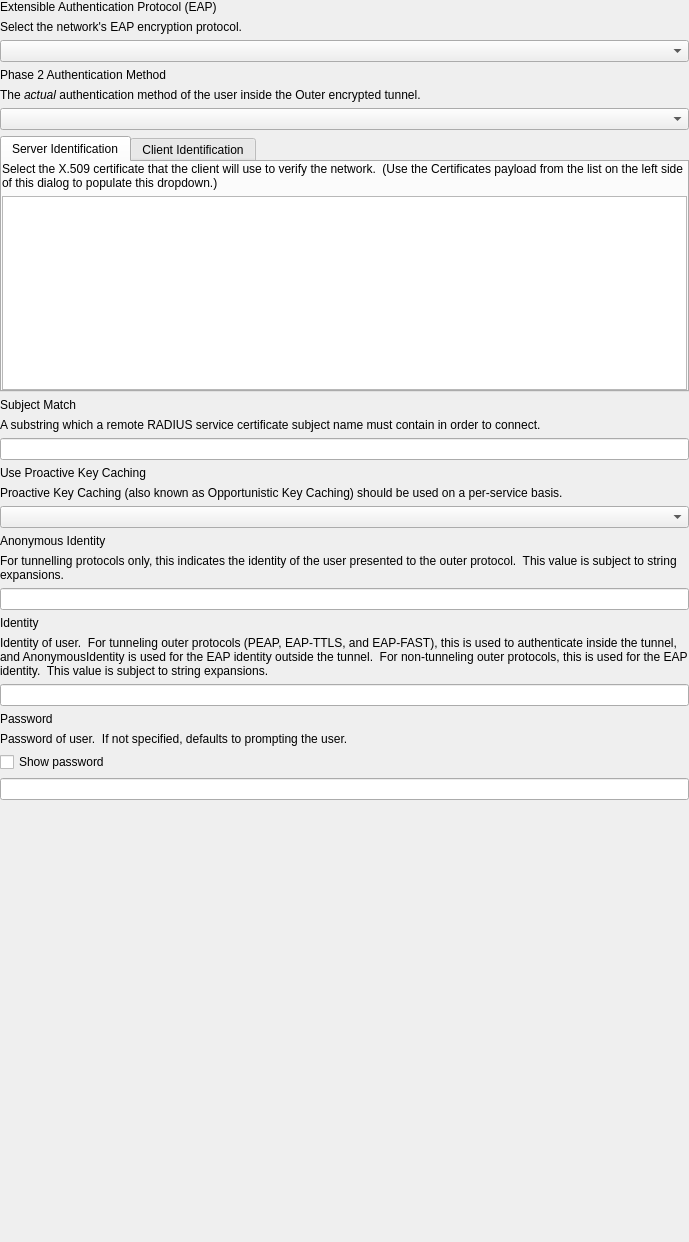
<?xml version="1.0" encoding="UTF-8"?>
<ui version="4.0">
 <class>GoogleNetworkConfigurationEAPWidget</class>
 <widget class="QWidget" name="GoogleNetworkConfigurationEAPWidget">
  <property name="geometry">
   <rect>
    <x>0</x>
    <y>0</y>
    <width>689</width>
    <height>1242</height>
   </rect>
  </property>
  <property name="sizePolicy">
   <sizepolicy hsizetype="Expanding" vsizetype="Minimum">
    <horstretch>0</horstretch>
    <verstretch>0</verstretch>
   </sizepolicy>
  </property>
  <property name="minimumSize">
   <size>
    <width>0</width>
    <height>0</height>
   </size>
  </property>
  <layout class="QVBoxLayout" name="verticalLayout">
   <property name="leftMargin">
    <number>0</number>
   </property>
   <property name="topMargin">
    <number>0</number>
   </property>
   <property name="rightMargin">
    <number>0</number>
   </property>
   <property name="bottomMargin">
    <number>0</number>
   </property>
   <item>
    <widget class="QLabel" name="lbl_title_Outer">
     <property name="text">
      <string>Extensible Authentication Protocol (EAP)</string>
     </property>
     <property name="alignment">
      <set>Qt::AlignLeading|Qt::AlignLeft|Qt::AlignTop</set>
     </property>
     <property name="wordWrap">
      <bool>true</bool>
     </property>
     <property name="textInteractionFlags">
      <set>Qt::TextBrowserInteraction</set>
     </property>
    </widget>
   </item>
   <item>
    <widget class="QLabel" name="lTip_desc_Outer">
     <property name="sizePolicy">
      <sizepolicy hsizetype="Expanding" vsizetype="Preferred">
       <horstretch>0</horstretch>
       <verstretch>0</verstretch>
      </sizepolicy>
     </property>
     <property name="text">
      <string>Select the network's EAP encryption protocol.</string>
     </property>
     <property name="alignment">
      <set>Qt::AlignLeading|Qt::AlignLeft|Qt::AlignTop</set>
     </property>
     <property name="wordWrap">
      <bool>true</bool>
     </property>
     <property name="textInteractionFlags">
      <set>Qt::TextBrowserInteraction</set>
     </property>
    </widget>
   </item>
   <item>
    <widget class="QComboBox" name="frm_Outer"/>
   </item>
   <item>
    <widget class="QLabel" name="lbl_title_Inner">
     <property name="text">
      <string>Phase 2 Authentication Method</string>
     </property>
     <property name="alignment">
      <set>Qt::AlignLeading|Qt::AlignLeft|Qt::AlignTop</set>
     </property>
     <property name="wordWrap">
      <bool>true</bool>
     </property>
     <property name="textInteractionFlags">
      <set>Qt::TextBrowserInteraction</set>
     </property>
    </widget>
   </item>
   <item>
    <widget class="QLabel" name="lTip_desc_Inner">
     <property name="sizePolicy">
      <sizepolicy hsizetype="Expanding" vsizetype="Preferred">
       <horstretch>0</horstretch>
       <verstretch>0</verstretch>
      </sizepolicy>
     </property>
     <property name="text">
      <string>&lt;html&gt;&lt;head/&gt;&lt;body&gt;&lt;p&gt;The &lt;span style=&quot; font-style:italic;&quot;&gt;actual&lt;/span&gt; authentication method of the user inside the Outer encrypted tunnel.&lt;/p&gt;&lt;/body&gt;&lt;/html&gt;</string>
     </property>
     <property name="textFormat">
      <enum>Qt::RichText</enum>
     </property>
     <property name="alignment">
      <set>Qt::AlignLeading|Qt::AlignLeft|Qt::AlignTop</set>
     </property>
     <property name="wordWrap">
      <bool>true</bool>
     </property>
     <property name="textInteractionFlags">
      <set>Qt::TextBrowserInteraction</set>
     </property>
    </widget>
   </item>
   <item>
    <widget class="QComboBox" name="frm_Inner"/>
   </item>
   <item>
    <widget class="QTabWidget" name="tab_Identity">
     <property name="sizePolicy">
      <sizepolicy hsizetype="Expanding" vsizetype="Minimum">
       <horstretch>0</horstretch>
       <verstretch>0</verstretch>
      </sizepolicy>
     </property>
     <property name="currentIndex">
      <number>0</number>
     </property>
     <widget class="QWidget" name="tab_ServerIdentity">
      <property name="sizePolicy">
       <sizepolicy hsizetype="Expanding" vsizetype="Preferred">
        <horstretch>0</horstretch>
        <verstretch>0</verstretch>
       </sizepolicy>
      </property>
      <attribute name="title">
       <string>Server Identification</string>
      </attribute>
      <layout class="QVBoxLayout" name="serverIdentity_verticalLayout">
       <property name="leftMargin">
        <number>0</number>
       </property>
       <property name="topMargin">
        <number>0</number>
       </property>
       <property name="rightMargin">
        <number>0</number>
       </property>
       <property name="bottomMargin">
        <number>0</number>
       </property>
       <item>
        <widget class="QLabel" name="lTip_desc_ServerCARefs">
         <property name="sizePolicy">
          <sizepolicy hsizetype="Expanding" vsizetype="Preferred">
           <horstretch>0</horstretch>
           <verstretch>0</verstretch>
          </sizepolicy>
         </property>
         <property name="text">
          <string>Select the X.509 certificate that the client will use to verify the network.  (Use the Certificates payload from the list on the left side of this dialog to populate this dropdown.)</string>
         </property>
         <property name="alignment">
          <set>Qt::AlignLeading|Qt::AlignLeft|Qt::AlignTop</set>
         </property>
         <property name="wordWrap">
          <bool>true</bool>
         </property>
         <property name="textInteractionFlags">
          <set>Qt::TextBrowserInteraction</set>
         </property>
        </widget>
       </item>
       <item>
        <widget class="QListWidget" name="frm_ServerCARefs">
         <property name="editTriggers">
          <set>QAbstractItemView::NoEditTriggers</set>
         </property>
         <property name="selectionMode">
          <enum>QAbstractItemView::MultiSelection</enum>
         </property>
        </widget>
       </item>
      </layout>
     </widget>
     <widget class="QWidget" name="tab_ClientIdentity">
      <attribute name="title">
       <string>Client Identification</string>
      </attribute>
      <layout class="QVBoxLayout" name="clientIdentity_verticalLayout">
       <property name="leftMargin">
        <number>0</number>
       </property>
       <property name="topMargin">
        <number>0</number>
       </property>
       <property name="rightMargin">
        <number>0</number>
       </property>
       <property name="bottomMargin">
        <number>0</number>
       </property>
       <item>
        <widget class="QLabel" name="lTip_desc_ClientCertRef">
         <property name="sizePolicy">
          <sizepolicy hsizetype="Expanding" vsizetype="Preferred">
           <horstretch>0</horstretch>
           <verstretch>0</verstretch>
          </sizepolicy>
         </property>
         <property name="text">
          <string>Select the PKCS#12 archive that the client will use to identify itself to the network.  (Use the Certificates payload from the list on the left side of this dialog to populate this dropdown.)</string>
         </property>
         <property name="textFormat">
          <enum>Qt::PlainText</enum>
         </property>
         <property name="alignment">
          <set>Qt::AlignLeading|Qt::AlignLeft|Qt::AlignTop</set>
         </property>
         <property name="wordWrap">
          <bool>true</bool>
         </property>
         <property name="textInteractionFlags">
          <set>Qt::LinksAccessibleByKeyboard|Qt::LinksAccessibleByMouse|Qt::TextBrowserInteraction|Qt::TextSelectableByKeyboard|Qt::TextSelectableByMouse</set>
         </property>
        </widget>
       </item>
       <item>
        <widget class="QComboBox" name="frm_ClientCertRef"/>
       </item>
       <item>
        <spacer name="verticalSpacer_2">
         <property name="orientation">
          <enum>Qt::Vertical</enum>
         </property>
         <property name="sizeHint" stdset="0">
          <size>
           <width>20</width>
           <height>40</height>
          </size>
         </property>
        </spacer>
       </item>
      </layout>
     </widget>
    </widget>
   </item>
   <item>
    <widget class="QLabel" name="lbl_title_SubjectMatch">
     <property name="sizePolicy">
      <sizepolicy hsizetype="Expanding" vsizetype="Preferred">
       <horstretch>0</horstretch>
       <verstretch>0</verstretch>
      </sizepolicy>
     </property>
     <property name="text">
      <string>Subject Match</string>
     </property>
     <property name="alignment">
      <set>Qt::AlignLeading|Qt::AlignLeft|Qt::AlignTop</set>
     </property>
     <property name="wordWrap">
      <bool>true</bool>
     </property>
     <property name="textInteractionFlags">
      <set>Qt::TextBrowserInteraction</set>
     </property>
    </widget>
   </item>
   <item>
    <widget class="QLabel" name="lTip_desc_SubjectMatch">
     <property name="sizePolicy">
      <sizepolicy hsizetype="Expanding" vsizetype="Preferred">
       <horstretch>0</horstretch>
       <verstretch>0</verstretch>
      </sizepolicy>
     </property>
     <property name="text">
      <string>A substring which a remote RADIUS service certificate subject name must contain in order to connect.</string>
     </property>
     <property name="alignment">
      <set>Qt::AlignLeading|Qt::AlignLeft|Qt::AlignTop</set>
     </property>
     <property name="wordWrap">
      <bool>true</bool>
     </property>
     <property name="textInteractionFlags">
      <set>Qt::TextBrowserInteraction</set>
     </property>
    </widget>
   </item>
   <item>
    <widget class="QLineEdit" name="frm_SubjectMatch">
     <property name="maxLength">
      <number>1023</number>
     </property>
    </widget>
   </item>
   <item>
    <widget class="QLabel" name="lbl_title_UseProactiveKeyCaching">
     <property name="sizePolicy">
      <sizepolicy hsizetype="Expanding" vsizetype="Preferred">
       <horstretch>0</horstretch>
       <verstretch>0</verstretch>
      </sizepolicy>
     </property>
     <property name="text">
      <string>Use Proactive Key Caching</string>
     </property>
     <property name="alignment">
      <set>Qt::AlignLeading|Qt::AlignLeft|Qt::AlignTop</set>
     </property>
     <property name="wordWrap">
      <bool>true</bool>
     </property>
     <property name="textInteractionFlags">
      <set>Qt::TextBrowserInteraction</set>
     </property>
    </widget>
   </item>
   <item>
    <widget class="QLabel" name="lTip_desc_UseProactiveKeyCaching">
     <property name="sizePolicy">
      <sizepolicy hsizetype="Expanding" vsizetype="Preferred">
       <horstretch>0</horstretch>
       <verstretch>0</verstretch>
      </sizepolicy>
     </property>
     <property name="text">
      <string>Proactive Key Caching (also known as Opportunistic Key Caching) should be used on a per-service basis.</string>
     </property>
     <property name="alignment">
      <set>Qt::AlignLeading|Qt::AlignLeft|Qt::AlignTop</set>
     </property>
     <property name="wordWrap">
      <bool>true</bool>
     </property>
     <property name="textInteractionFlags">
      <set>Qt::TextBrowserInteraction</set>
     </property>
    </widget>
   </item>
   <item>
    <widget class="QComboBox" name="frm_UseProactiveKeyCaching"/>
   </item>
   <item>
    <widget class="QLabel" name="lbl_title_AnonymousIdentity">
     <property name="text">
      <string>Anonymous Identity</string>
     </property>
     <property name="alignment">
      <set>Qt::AlignLeading|Qt::AlignLeft|Qt::AlignTop</set>
     </property>
     <property name="wordWrap">
      <bool>true</bool>
     </property>
     <property name="textInteractionFlags">
      <set>Qt::TextBrowserInteraction</set>
     </property>
    </widget>
   </item>
   <item>
    <widget class="QLabel" name="lTip_desc_AnonymousIdentity">
     <property name="sizePolicy">
      <sizepolicy hsizetype="Expanding" vsizetype="Preferred">
       <horstretch>0</horstretch>
       <verstretch>0</verstretch>
      </sizepolicy>
     </property>
     <property name="text">
      <string>For tunnelling protocols only, this indicates the identity of the user presented to the outer protocol.  This value is subject to string expansions.</string>
     </property>
     <property name="alignment">
      <set>Qt::AlignLeading|Qt::AlignLeft|Qt::AlignTop</set>
     </property>
     <property name="wordWrap">
      <bool>true</bool>
     </property>
     <property name="textInteractionFlags">
      <set>Qt::TextBrowserInteraction</set>
     </property>
    </widget>
   </item>
   <item>
    <widget class="QLineEdit" name="frm_AnonymousIdentity">
     <property name="inputMask">
      <string notr="true"/>
     </property>
     <property name="maxLength">
      <number>127</number>
     </property>
    </widget>
   </item>
   <item>
    <widget class="QLabel" name="lbl_title_Identity">
     <property name="text">
      <string>Identity</string>
     </property>
     <property name="alignment">
      <set>Qt::AlignLeading|Qt::AlignLeft|Qt::AlignTop</set>
     </property>
     <property name="wordWrap">
      <bool>true</bool>
     </property>
     <property name="textInteractionFlags">
      <set>Qt::TextBrowserInteraction</set>
     </property>
    </widget>
   </item>
   <item>
    <widget class="QLabel" name="lTip_desc_Identity">
     <property name="sizePolicy">
      <sizepolicy hsizetype="Expanding" vsizetype="Preferred">
       <horstretch>0</horstretch>
       <verstretch>0</verstretch>
      </sizepolicy>
     </property>
     <property name="text">
      <string>Identity of user.  For tunneling outer protocols (PEAP, EAP-TTLS, and EAP-FAST), this is used to authenticate inside the tunnel, and AnonymousIdentity is used for the EAP identity outside the tunnel.  For non-tunneling outer protocols, this is used for the EAP identity.  This value is subject to string expansions.</string>
     </property>
     <property name="alignment">
      <set>Qt::AlignLeading|Qt::AlignLeft|Qt::AlignTop</set>
     </property>
     <property name="wordWrap">
      <bool>true</bool>
     </property>
     <property name="textInteractionFlags">
      <set>Qt::TextBrowserInteraction</set>
     </property>
    </widget>
   </item>
   <item>
    <widget class="QLineEdit" name="frm_Identity"/>
   </item>
   <item>
    <widget class="QLabel" name="lbl_title_Password">
     <property name="text">
      <string>Password</string>
     </property>
     <property name="alignment">
      <set>Qt::AlignLeading|Qt::AlignLeft|Qt::AlignTop</set>
     </property>
     <property name="wordWrap">
      <bool>true</bool>
     </property>
     <property name="textInteractionFlags">
      <set>Qt::TextBrowserInteraction</set>
     </property>
    </widget>
   </item>
   <item>
    <widget class="QLabel" name="lTip_desc_Password">
     <property name="sizePolicy">
      <sizepolicy hsizetype="Expanding" vsizetype="Preferred">
       <horstretch>0</horstretch>
       <verstretch>0</verstretch>
      </sizepolicy>
     </property>
     <property name="text">
      <string>Password of user.  If not specified, defaults to prompting the user.</string>
     </property>
     <property name="alignment">
      <set>Qt::AlignLeading|Qt::AlignLeft|Qt::AlignTop</set>
     </property>
     <property name="wordWrap">
      <bool>true</bool>
     </property>
     <property name="textInteractionFlags">
      <set>Qt::TextBrowserInteraction</set>
     </property>
    </widget>
   </item>
   <item>
    <layout class="QHBoxLayout" name="hl_showPassword">
     <item>
      <widget class="QCheckBox" name="frm_showPassword">
       <property name="toolTip">
        <string>Reveal or obfuscate the passcode characters.</string>
       </property>
       <property name="text">
        <string>Show password</string>
       </property>
      </widget>
     </item>
    </layout>
   </item>
   <item>
    <widget class="QLineEdit" name="frm_Password">
     <property name="inputMask">
      <string notr="true"/>
     </property>
     <property name="echoMode">
      <enum>QLineEdit::Password</enum>
     </property>
    </widget>
   </item>
   <item>
    <spacer name="verticalSpacer">
     <property name="orientation">
      <enum>Qt::Vertical</enum>
     </property>
     <property name="sizeHint" stdset="0">
      <size>
       <width>20</width>
       <height>40</height>
      </size>
     </property>
    </spacer>
   </item>
  </layout>
 </widget>
 <resources/>
 <connections/>
</ui>
